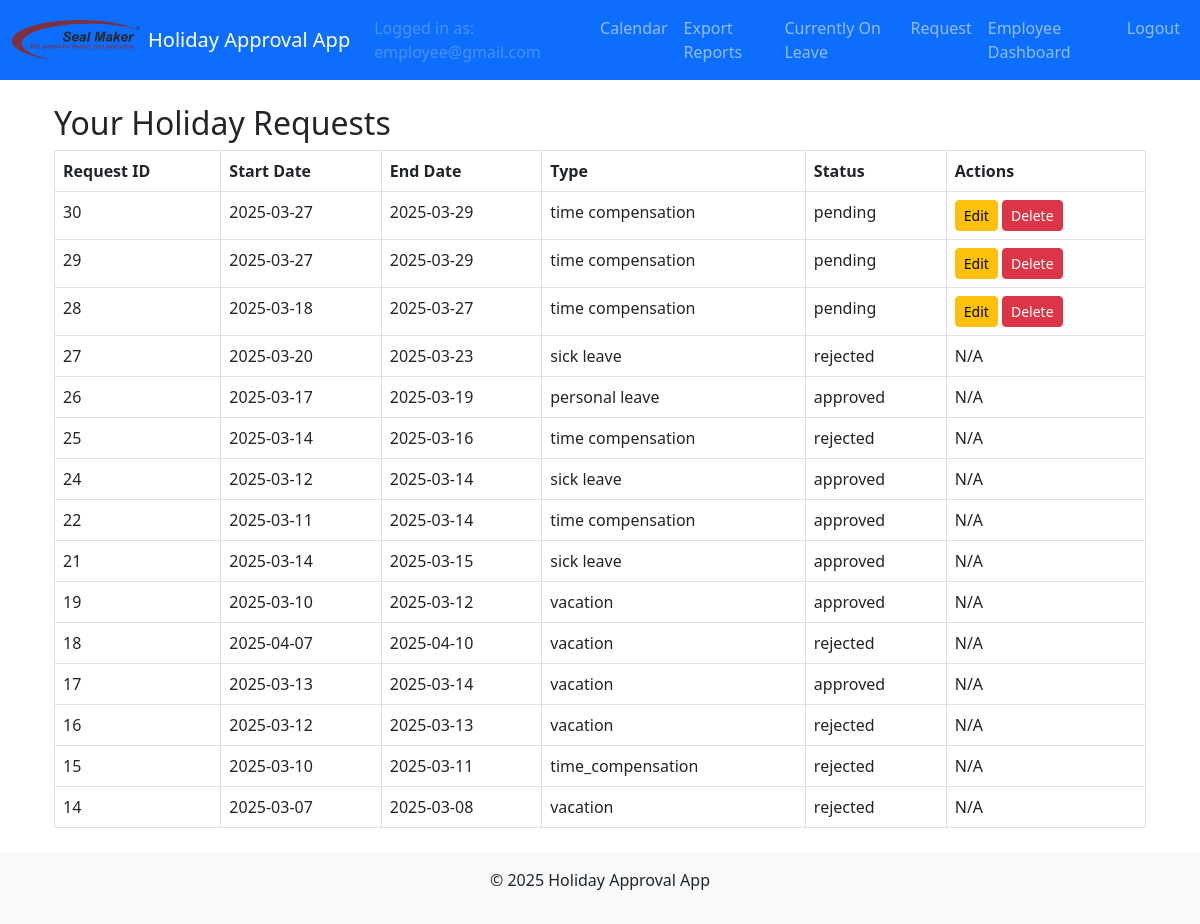
The app's page /holiday_requests (signed in), older data.
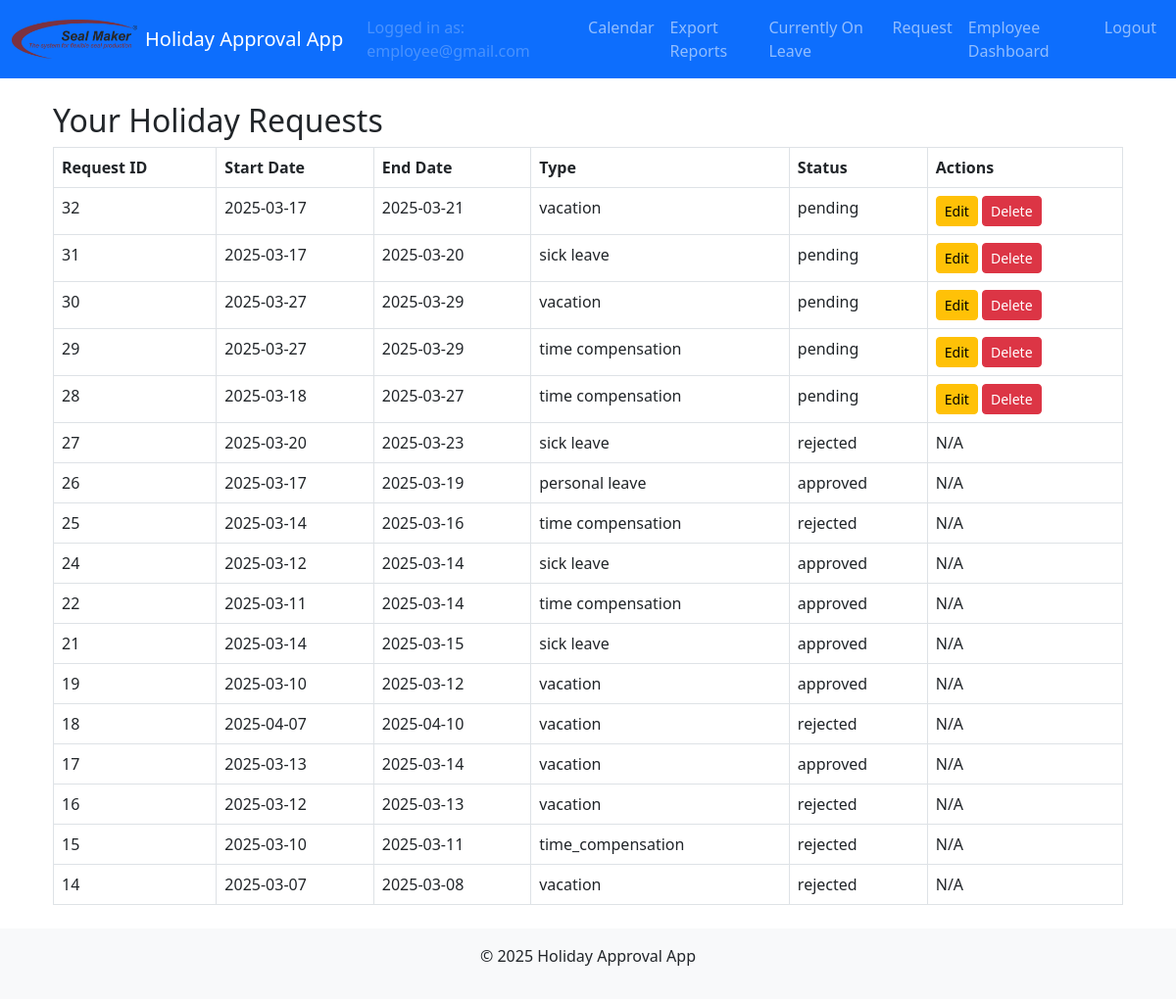
The same page, newer data.
### models.py (models this page shows, shortened)
class HolidayRequest(db.Model):
    id = db.Column(db.Integer, primary_key=True)
    user_id = db.Column(db.Integer, db.ForeignKey('user.id'), nullable=False)
    start_date = db.Column(db.Date, nullable=False)
    end_date = db.Column(db.Date, nullable=False)
    request_type = db.Column(db.String(50), nullable=False)  # e.g., 'vacation', 'time compensation'
    status = db.Column(db.String(20), nullable=False, default='pending')
    comment = db.Column(db.String(200))
    user = db.relationship('User', backref=db.backref('holiday_requests', lazy=True))
    approvals = db.relationship('Approval', backref='holiday_request', lazy=True)

### main/routes.py (the view)
@main_bp.route('/holiday_requests')
@login_required
def holiday_requests():
    if current_user.role == 'employee':
        requests_list = (
            HolidayRequest.query
            .filter_by(user_id=current_user.id)
            .order_by(HolidayRequest.id.desc())
            .all()
        )
    else:
        requests_list = (
            HolidayRequest.query
            .order_by(HolidayRequest.id.desc())
            .all()
        )
    return render_template('holiday_requests.html', requests=requests_list)

### app.py (called while the page is built, shortened)
def create_app():
    app = Flask(__name__)
    app.config.from_object(Config)
    db.init_app(app)
    migrate.init_app(app, db)
    login_manager.init_app(app)
    bcrypt.init_app(app)
    mail.init_app(app)
    babel = Babel(app)
    babel.locale_selector_func = lambda: request.accept_languages.best_match(app.config['LANGUAGES'])
    @app.context_processor
    def inject_locale():
        return dict(get_locale=babel.locale_selector_func)
    login_manager.login_view = 'auth.login'
    @login_manager.user_loader
    def load_user(user_id):
        return User.query.get(int(user_id))

### templates/holiday_requests.html
{% extends "layout.html" %}
{% block content %}
<div class="container">
  <h2>{{ _("Your Holiday Requests") }}</h2>
  {% if requests %}
    <table class="table table-bordered">
      <thead>
        <tr>
          <th>{{ _("Request ID") }}</th>
          <th>{{ _("Start Date") }}</th>
          <th>{{ _("End Date") }}</th>
          <th>{{ _("Type") }}</th>
          <th>{{ _("Status") }}</th>
          <th>{{ _("Actions") }}</th>
        </tr>
      </thead>
      <tbody>
        {% for req in requests %}
        <tr>
          <td>{{ req.id }}</td>
          <td>{{ req.start_date.strftime('%Y-%m-%d') }}</td>
          <td>{{ req.end_date.strftime('%Y-%m-%d') }}</td>
          <td>{{ _(req.request_type) }}</td>
          <td>{{ _(req.status) }}</td>
          <td>
            {% if req.status == 'pending' and current_user.id == req.user_id %}
              <a href="{{ url_for('main.edit_holiday_request', request_id=req.id) }}" class="btn btn-sm btn-warning">{{ _("Edit") }}</a>
              <form action="{{ url_for('main.delete_holiday_request', request_id=req.id) }}" method="POST" style="display:inline;">
                <button type="submit" class="btn btn-sm btn-danger" onclick='return confirm("{{ _("Are you sure you want to delete this request?") }}");'>{{ _("Delete") }}</button>
              </form>
            {% else %}
              {{ _("N/A") }}
            {% endif %}
          </td>
        </tr>
        {% endfor %}
      </tbody>
    </table>
  {% else %}
    <p>{{ _("No holiday requests found.") }}</p>
  {% endif %}
</div>
{% endblock %}

Row changes from the older to the newer data that the page shows:
added HolidayRequest: id "32", start_date "2025-03-17", end_date "2025-03-21"
added HolidayRequest: id "31", start_date "2025-03-17", end_date "2025-03-20"
changed HolidayRequest id 30: request_type "time compensation" → "vacation"
